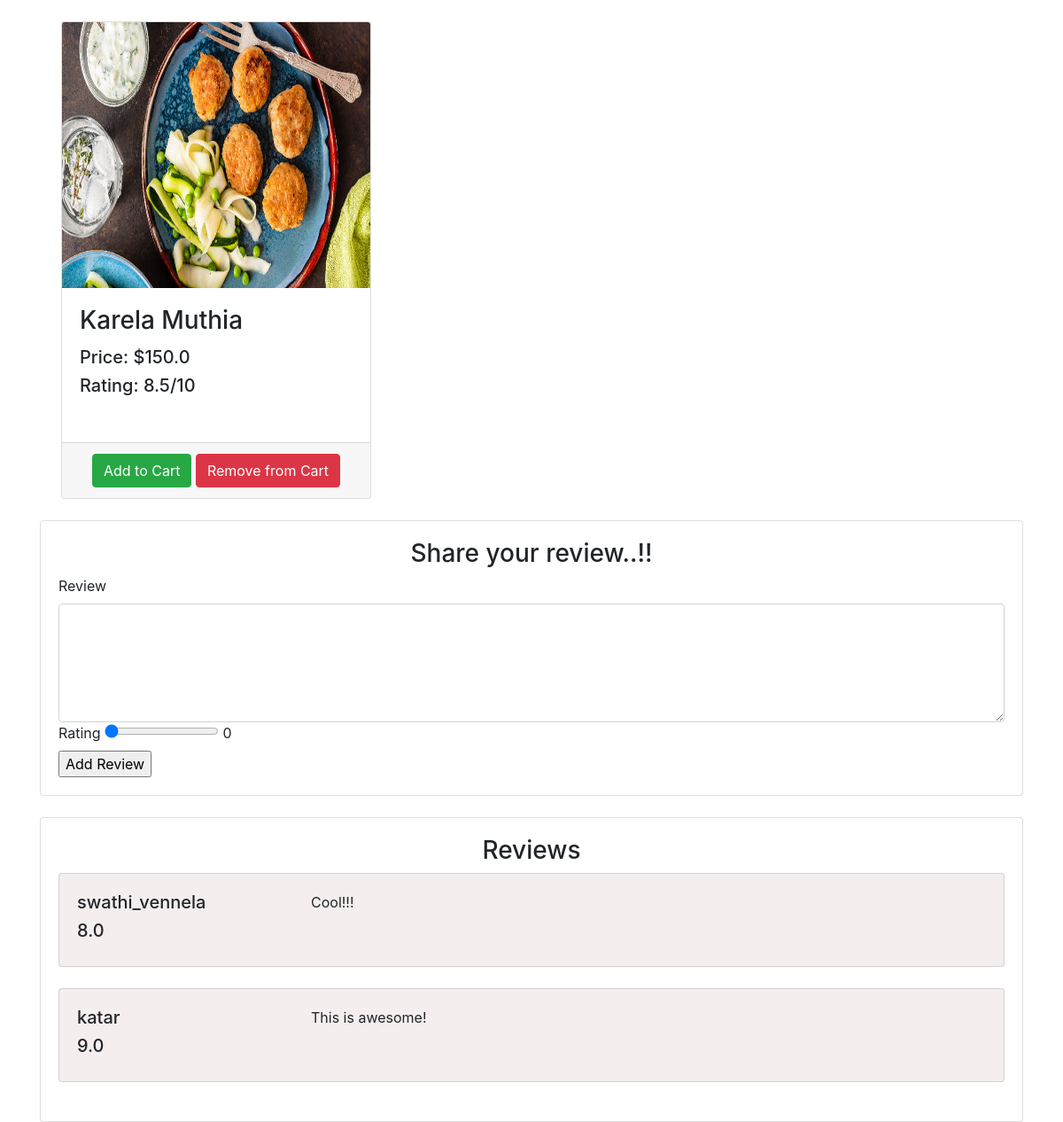
The app's page /product/karela-muthia with its own data.
### core/models.py (models this page shows, shortened)
class Item(models.Model):
    chef = models.ForeignKey(settings.AUTH_USER_MODEL,on_delete=models.CASCADE, null=True)
    title = models.CharField(max_length=100)
    is_veg = models.BooleanField(default=True)
    available = models.BooleanField(default=True)
    price = models.FloatField()
    discount_price = models.FloatField(blank=True, null=True)
    calories = models.FloatField(default=0)
    slug = models.SlugField(unique=True)
    description = models.TextField()
    image = models.ImageField(upload_to='item_pics')
    def get_add_to_cart_url(self):
        return reverse("core:add-to-cart", kwargs={
            'slug': self.slug
        })
    def get_remove_from_cart_url(self):
        return reverse("core:remove-from-cart", kwargs={
            'slug': self.slug
        })
    def get_review_item_url(self):
        return reverse("core:add_review", kwargs={
                'slug' : self.slug
            })

class Review(models.Model):
    item = models.ForeignKey(Item,on_delete=models.CASCADE)
    user = models.ForeignKey(settings.AUTH_USER_MODEL,on_delete=models.CASCADE)
    comment = models.TextField(max_length=1000)
    rating = models.FloatField(default=0)
    date = models.DateTimeField(auto_now = True) #date when the review is added for the first time
    review_id = models.IntegerField(default= 0)

### users/models.py (models this page shows)
class User(AbstractUser):
    is_student = models.BooleanField(default=False)
    is_store_owner = models.BooleanField(default=False)

### core/views.py (the view)
# urls.py: path('product/<slug>', detail, name='product'),
def detail(request, slug):
	item = Item.objects.get(slug=slug)
	reviews = Review.objects.filter(item = item).order_by("-date")
	average = reviews.aggregate(Avg("rating"))["rating__avg"]
	if average == None:
		average = 0
	average = round(average,2)
	item.averageRating = average
	context = {
		"item" : item,
		"reviews" : reviews,
		"average" : average,
	}
	return render(request, 'core/product.html', context)

### core/templates/core/product.html (shortened to what this page needs)
{% load static %}
<!DOCTYPE html>
<html lang="en">
<head>
  <link rel="stylesheet" href="https://stackpath.bootstrapcdn.com/bootstrap/4.3.1/css/bootstrap.min.css">
</head>
<body>
    <div class="container">
    <div class="row">
      <div class="col-md-4 col-sm-4 col-lg-4 m-4">
              <div class="card">
                <img src="{{item.image.url}}" class="card-img-top" alt="{{ product.name }}" height="300" width="300">
                        <div class="card-body">
                        <h3 class="card-title"> {{ item.title }}</h5>
                        <h5>Price: ${{ item.price }}</h5>
                        <h5>Rating: {{ average }}/10</h5>
                        <span class="badge purple mr-1"> {{item.category}} </span>
                      </div>
                  <div class='card-footer text-center'>
                  <a href="{{ item.get_add_to_cart_url }}" class="btn btn-success">Add to Cart</a>
                  <a href="{{ item.get_remove_from_cart_url }} " class="btn btn-danger">Remove from Cart</a>
                  </div>
               </div>
        </div>
  </div>
    <div class="card">
    <div class="card-body">
      <h3 class="text-center">Share your review..!!</h3>
       <form action="{{ item.get_review_item_url }}" method="POST">
        <label for="comment">Review</label>
        <textarea name="comment" id="comment" cols="30" rows="5" class="form-control"></textarea>
        <label for="rating">Rating</label>
        <input type="range" id="rangeInput"
            name="rating" min="0" max="10" value="0" step="0.5"
            oninput="amount.value=rangeInput.value">
        <output name="amount" id="amount" for="rangeInput">0</output>
        <br>
        <input type="submit" name="btn btn-danger" value="Add Review">
      </form>
    </div>
  </div>
  <br>
  <div class="card">
    <div class="card-body">
      <h3 class="text-center">Reviews</h3>
      {% for review in reviews %}
        <div class="card" style="background-color: #f5eeee">
          <div class="card-body">
            <div class="row">
              <div class="col-md-3">
                <h5 class="text-left"> {{ review.user.username }} </h5>
                <h5> {{ review.rating }} </h5>
              </div>
              <div class="col-md-9">
                <p> {{review.comment}} </p>
              </div>
            </div>
          </div>
        </div>
        <br>
      {% endfor %}
    </div>
  </div>
  </div>
</body>
</html>

### records on screen
Item: image (picture), title "Karela Muthia", price "150.0"
Review: user.username "swathi_vennela", rating "8.0", comment "Cool!!!"
Review: user.username "katar", rating "9.0", comment "This is awesome!"

### other values on screen
{{ average }} "8.5"
